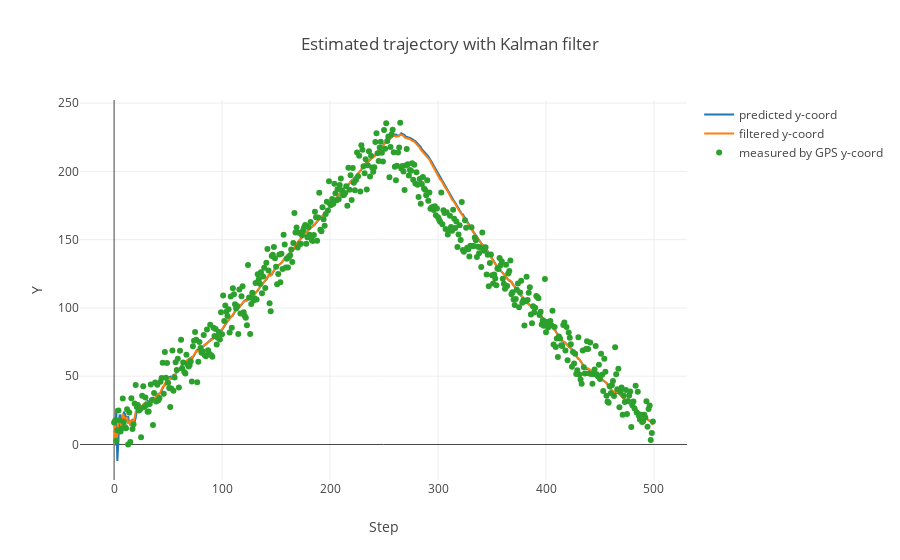

Write notebook code for a chart like this one.
### Code cell
data = [
    go.Scatter(
        y = X[:, 2],
        name='predicted y-coord',
    ),
    go.Scatter(
        y = X_[:, 2],
        name='filtered y-coord',
    ),
    go.Scatter(
        y = msr_y,
        name='measured by GPS y-coord',
        mode='markers'
    ),
]

layout= go.Layout(
    title= 'Estimated trajectory with Kalman filter',
    xaxis= dict(
        title= 'Step',
    ),
    yaxis=dict(
        title= 'Y',
    ),
    showlegend= True
)
fig= go.Figure(data=data, layout=layout)
iplot(fig)

### Figure 1 — Plotly figure (JSON) as saved in the notebook; plotly's stock layout.template omitted (floating-point values rounded to 4 significant figures; data arrays with more than 128 entries replaced by an {"elided": "..."} marker saying what was removed)
{"data": [{"name": "predicted y-coord", "type": "scatter", "uid": "ec5dc487-d882-11e8-992a-784f43690045", "y": {"elided": "500 float values"}}, {"name": "filtered y-coord", "type": "scatter", "uid": "ec5dc738-d882-11e8-8f0f-784f43690045", "y": {"elided": "500 float values"}}, {"mode": "markers", "name": "measured by GPS y-coord", "type": "scatter", "uid": "ec5dc8e8-d882-11e8-884a-784f43690045", "y": {"elided": "500 float values"}}], "layout": {"showlegend": true, "title": "Estimated trajectory with Kalman filter", "xaxis": {"title": "Step"}, "yaxis": {"title": "Y"}}}
